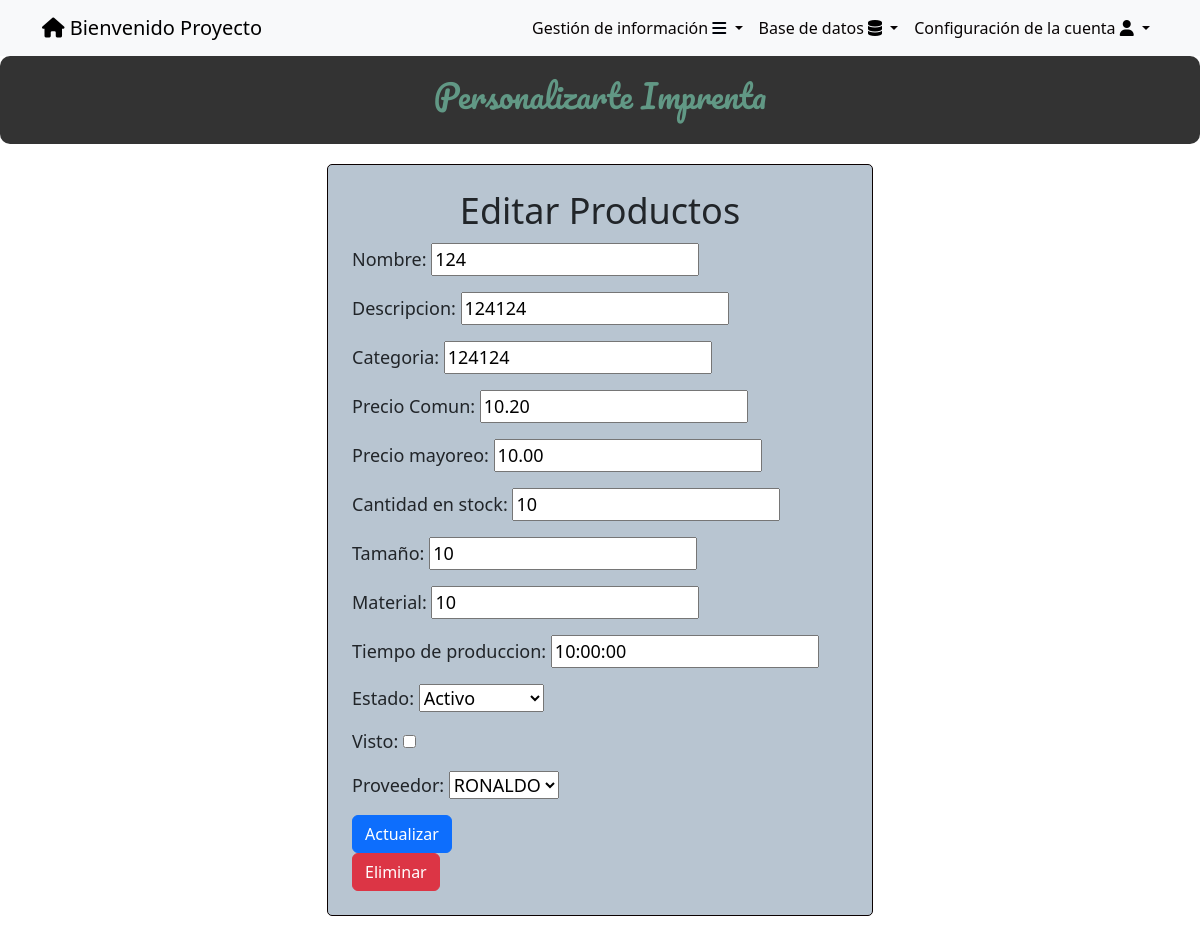
The page /productos/65/ (signed in) on the database its author committed.
### tasks/models.py (models this page shows, shortened)
class Producto(models.Model):
    nombre = models.CharField(max_length=50)
    descripcion = models.CharField(max_length=50)
    categoria = models.CharField(max_length=50)
    precioComun = models.DecimalField(max_digits=10, decimal_places=2, blank=True, null=True)
    precioMayoreo = models.DecimalField(max_digits=10, decimal_places=2, blank=True, null=True)
    canStock = models.IntegerField(blank=True, null=True)
    fechaingreso = models.DateTimeField(auto_now_add=True,null=True,blank=True)
    tamaño = models.CharField(max_length=50, blank=True, null=True)
    material = models.CharField(max_length=50, blank=True, null=True)
    tiempodeProduccion = models.TimeField(blank=True, null=True)
    visto = models.BooleanField(default=False)
    ACTIVO = 'Activo'
    DESACTIVADO = 'Desactivado'
    ESTADO_CHOICES = [
        (ACTIVO, 'Activo'),
        (DESACTIVADO, 'Desactivado'),
    ]
    estado = models.CharField(max_length=50, blank=True, null=True,choices=ESTADO_CHOICES,)
    idProveedor = models.ForeignKey(Proveedor,on_delete=models.CASCADE,blank=True,null=True,)
    user = models.ForeignKey(User, on_delete=models.CASCADE,blank=True, null=True)

class Proveedor(models.Model):
    nombre = models.CharField(blank=True,null=True,max_length=100)
    correo = models.EmailField(blank=True,null=True)
    telefono = models.CharField(blank=True,null=True,max_length=10)
    ACTIVO = 'Activo'
    DESACTIVADO = 'Desactivado'
    ESTADO_CHOICES = [
        (ACTIVO, 'Activo'),
        (DESACTIVADO, 'Desactivado'),
    ]
    estadodelprovedor = models.TextField(blank=True,null=True,choices=ESTADO_CHOICES,)
    user = models.ForeignKey(User, on_delete=models.CASCADE,blank=True, null=True)
    def __str__(self):
        return self.nombre

### tasks/views.py (the view)
# urls.py: path('productos/<int:producto_id>/', views.producto_detail,name='producto_detail'),
@login_required
def producto_detail(request, producto_id):
    producto = get_object_or_404(Producto, pk=producto_id)
    if request.user.is_superuser:
        form = ProductoForm(instance=producto)
    else:
        if producto.user != request.user:
            form = ProductoForm(instance=producto)
    if request.method == 'POST':
        form = ProductoForm(request.POST, instance=producto)
        if form.is_valid():
            form.save()
            return redirect('productos')
    return render(request, 'producto_detail.html', {
        'producto': producto,
        'form': form
    })

### tasks/forms.py
class ProductoForm(ModelForm):
    class Meta:
        model = Producto
        fields = ['nombre','descripcion','categoria','precioComun','precioMayoreo','canStock','tamaño','material','tiempodeProduccion','estado','visto','idProveedor',]
        labels = {
            'precioComun':'Precio Comun',
            'precioMayoreo':'Precio mayoreo',
            'canStock':'Cantidad en stock',
            'fechaingreso':'Fecha de Ingreso',
            'tiempodeProduccion':'Tiempo de produccion',
            'idProveedor':'Proveedor'
        }

### tasks/templates/producto_detail.html (shortened to what this page needs)
{% extends 'base.html' %}
{% block content %}
<head>
</head>
<body>
    <center>
        <div class="feature-box">
            <h2>Personalizarte Imprenta</h2>
        </div>
    </center>
    <div class="container">
        <div class="row justify-content-center">
            <div class="col-md-6">
                <div class="custom-form-container p-4">
                    <center>
                        <h1>Editar Productos</h1>
                    </center>
                    <form method="post">
                        {{ form.as_p }}
                        <button class="btn btn-primary">
                            Actualizar
                        </button>
                    </form>
                    {% if user.is_superuser  %}
                    <form id="deleteForm" method="post" action="{% url 'delete_productos' producto.id %}">
                        <button  class="btn btn-danger" type="button" onclick="confirmDelete()"  >Eliminar</button>
                    </form>
                    {% endif %}
                </div>
            </div>
        </div>
    </div>
</body>
{% endblock %}

### tasks/templates/base.html (shortened to what this page needs)
<!DOCTYPE html>
<html lang="en">
<head>
    <link rel="stylesheet" href="https://cdn.jsdelivr.net/npm/bootstrap@5.3.2/dist/css/bootstrap.min.css">
    <link rel="stylesheet" href="https://cdnjs.cloudflare.com/ajax/libs/font-awesome/6.4.2/css/all.min.css">
    <link rel="stylesheet" href="https://cdn.jsdelivr.net/npm/bootstrap@5.3.2/dist/css/bootstrap.min.css">
</head>
<body>
    <nav class="navbar navbar-expand-lg bg-body-tertiary">
        <div class="container">
            {% if user.is_authenticated %}
            <a class="navbar-brand" href="/" id="uno"> <i class="fa-solid fa-house" style="color: #000000;"></i>
                Bienvenido {{user.username}}</a>
            {% endif %}
            {% if user.is_authenticated %}
            <div class="collapse navbar-collapse" id="navbarSupportedContent">
                <ul class="navbar-nav ms-auto">
                    <li class="nav-item dropdown">
                        <a class="nav-link dropdown-toggle" href="#" role="button" data-bs-toggle="dropdown"
                            aria-expanded="false">
                            Gestión de información <i class="fa-solid fa-bars" style="color: #00040b;"></i>
                        </a>
                    </li>
                    {% if user.is_superuser %}
                    <li class="nav-item dropdown">
                        <a class="nav-link dropdown-toggle" href="#" role="button" data-bs-toggle="dropdown"
                            aria-expanded="false">
                            Base de datos <i class="fa-solid fa-database" style="color: #000000;"></i>
                        </a>
                        {% endif %}
                    <li class="nav-item dropdown">
                        <a class="nav-link dropdown-toggle" href="#" role="button" data-bs-toggle="dropdown"
                            aria-expanded="false">
                            Configuración de la cuenta <i class="fa-solid fa-user" style="color: #000000;"></i>
                        </a>
            {% endif %}
        </div>
    </nav>
</body>
</html>
{% block content %}
{% endblock %}

### tasks/templates/base.html (style rules this page uses)
.nav-link { display: block; text-decoration: none; color: #080404; padding: 5px; }

### tasks/templates/producto_detail.html (style rules this page uses)
.custom-form-container { background-color: #f8f9fa; border: 1px solid #0e0101; border-radius: 5px; padding: 10px; margin-top: 20px; margin-bottom: 20px; }
.custom-form-container { background-color: #b8c5d1; border: 1px solid #0b0101; border-radius: 5px; }
.feature-box { background-color: rgba(0, 0, 0, 0.8); color: white; padding: 20px; text-align: center; border-radius: 10px; transition: transform 0.3s ease; }
h1 { font-size: 36px; margin-bottom: 10px; }
h2 { font-family: 'Pacifico', cursive; color: rgb(97, 152, 133); font-size: 32px; margin-bottom: 10px; }
p { font-size: 18px; }

### rows shown on the page
Producto: nombre "124", descripcion "124124", categoria "124124", precioComun "10.20", precioMayoreo "10.00", canStock "10", tamaño "10", material "10", tiempodeProduccion "10:00:00", estado "Activo", idProveedor "RONALDO"

### other values the page prints
{{ user.username }} "Proyecto"
